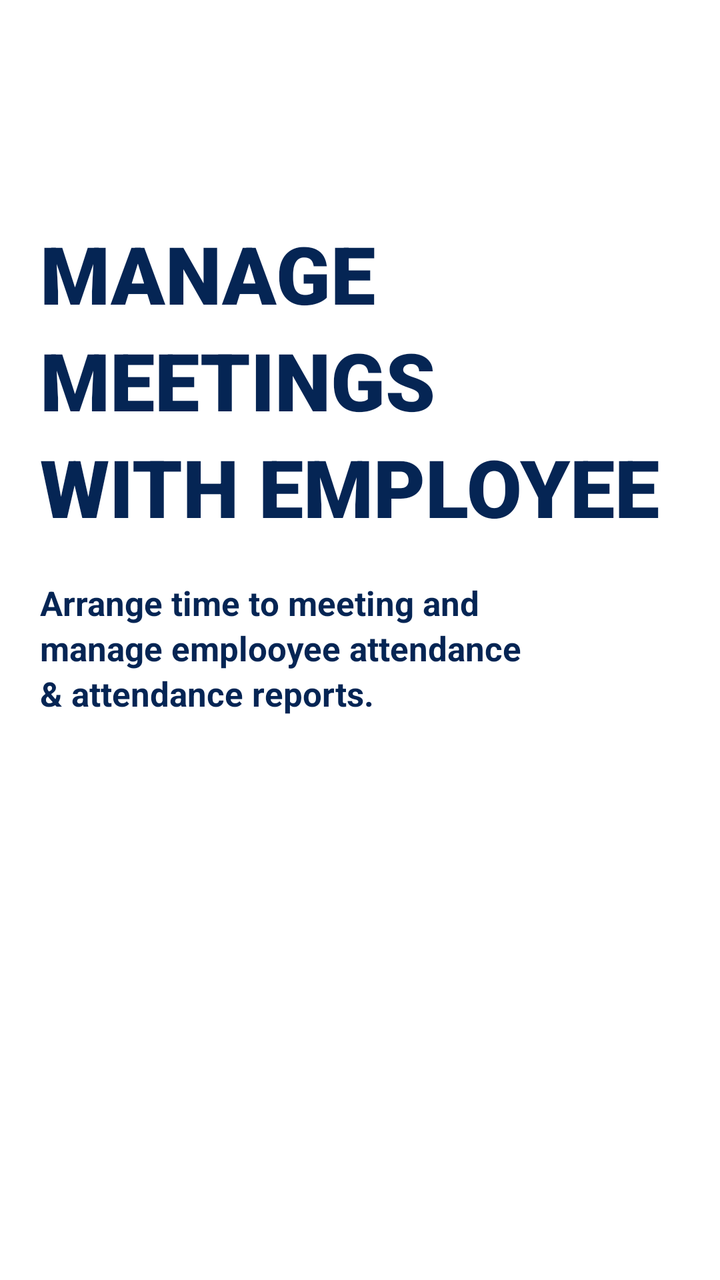
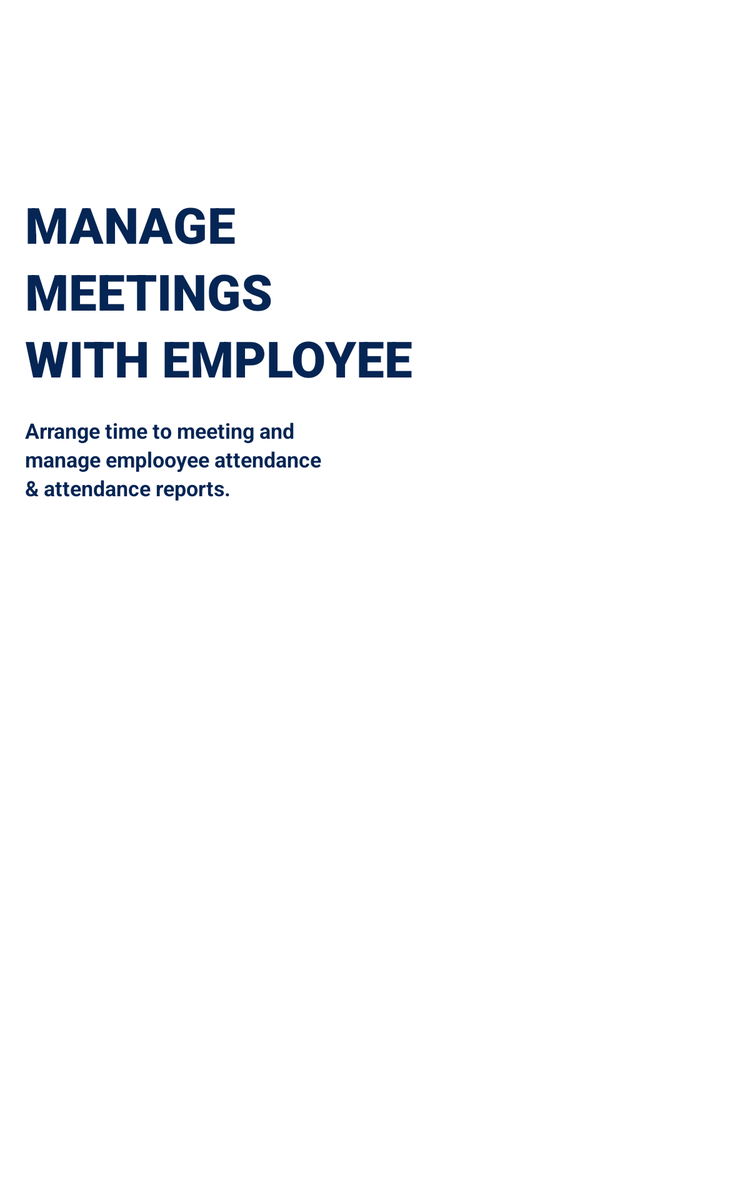

The same Android screen from two of the app's own layout files: first res/layout/ as a phone draws it, then the repository's variant for another configuration, drawn on a device whose configuration selects that folder. Both files follow.
<!-- AndroidManifest.xml: application theme AppTheme -->
<!-- res/layout/slide1.xml -->
<?xml version="1.0" encoding="utf-8"?>
<LinearLayout xmlns:android="http://schemas.android.com/apk/res/android"
    android:orientation="vertical"
    android:background="@android:color/white"
    android:layout_width="match_parent"
    android:layout_height="match_parent">

    <LinearLayout
        android:layout_width="match_parent"
        android:layout_height="wrap_content"
        android:layout_marginTop="80dp"
        android:background="@android:color/white"
        android:orientation="vertical">

        <LinearLayout
            android:id="@+id/slider1Title"
            android:layout_width="wrap_content"
            android:orientation="vertical"
            android:layout_marginTop="30dp"
            android:layout_marginLeft="20dp"
            android:layout_height="wrap_content"
            android:background="@android:color/white">

            <TextView
                android:layout_width="wrap_content"
                android:layout_height="wrap_content"
                android:fontFamily="sans-serif-black"
                android:text="MANAGE"
                android:textAllCaps="true"
                android:textColor="#052554"
                android:textSize="40dp"
                android:textStyle="bold" />

            <TextView
                android:layout_width="wrap_content"
                android:layout_height="wrap_content"
                android:text="meetings"
                android:fontFamily="sans-serif-black"
                android:textAllCaps="true"
                android:textColor="#052554"
                android:textSize="40dp"
                android:textStyle="bold" />

            <TextView
                android:layout_width="wrap_content"
                android:layout_height="wrap_content"
                android:fontFamily="sans-serif-black"
                android:text="With Employee"
                android:textAllCaps="true"
                android:textColor="#052554"
                android:textStyle="bold"
                android:textSize="40dp"
                />
        </LinearLayout>

        <LinearLayout
            android:id="@+id/contentP"
            android:layout_width="wrap_content"
            android:layout_height="wrap_content"
            android:orientation="vertical"
            android:background="@android:color/white"
            android:layout_marginLeft="20dp"
            android:layout_marginTop="20dp">


            <TextView
                android:layout_width="wrap_content"
                android:layout_height="wrap_content"
                android:text="Arrange time to meeting and "
                android:textColor="#052554"
                android:textSize="17dp"
                android:textStyle="bold" />

            <TextView
                android:layout_width="wrap_content"
                android:layout_height="wrap_content"
                android:text="manage emplooyee attendance"
                android:textColor="#052554"
                android:textSize="17dp"
                android:textStyle="bold" />

            <TextView
                android:layout_width="wrap_content"
                android:layout_height="wrap_content"
                android:text="&amp; attendance reports."
                android:textColor="#052554"
                android:textSize="17dp"
                android:textStyle="bold" />


        </LinearLayout>

        <RelativeLayout
            android:layout_width="match_parent"
            android:layout_height="250dp"
            android:layout_marginTop="30dp">

            <ImageView
                android:layout_width="match_parent"
                android:layout_height="match_parent"
                android:src="@drawable/employee">
            </ImageView>
        </RelativeLayout>


    </LinearLayout>

</LinearLayout>
<!-- resources referenced by this layout -->
<resources>
  <style name="AppTheme" parent="Theme.AppCompat.Light.NoActionBar">
          
          <item name="colorPrimary">@color/colorPrimary</item>
          <item name="colorPrimaryDark">@color/colorPrimaryDark</item>
          <item name="colorAccent">@color/colorAccent</item>
  
          <item name="android:statusBarColor">@android:color/white</item>
          <item name="android:windowLightStatusBar">true</item>
      </style>
  <color name="colorPrimary">#008577</color>
  <color name="colorPrimaryDark">#00574B</color>
  <color name="colorAccent">#D81B60</color>
</resources>
<!-- res/layout-sw410dp/slide1.xml (the repository's variant of the layout above) -->
<!-- drawn on a 7-inch tablet held upright -->
<?xml version="1.0" encoding="utf-8"?>
<androidx.constraintlayout.widget.ConstraintLayout xmlns:android="http://schemas.android.com/apk/res/android"
    xmlns:app="http://schemas.android.com/apk/res-auto"
    android:background="@android:color/white"
    android:layout_width="match_parent"
    android:layout_height="match_parent">

    <LinearLayout
        android:layout_width="match_parent"
        android:layout_height="wrap_content"
        android:background="@android:color/white"
        android:orientation="vertical"
        app:layout_constraintBottom_toBottomOf="parent"
        app:layout_constraintEnd_toEndOf="parent"
        app:layout_constraintHorizontal_bias="0.0"
        app:layout_constraintStart_toStartOf="parent"
        app:layout_constraintTop_toTopOf="parent"
        app:layout_constraintVertical_bias="0.323">

        <LinearLayout
            android:id="@+id/slider1Title"
            android:layout_width="wrap_content"
            android:layout_height="wrap_content"
            android:layout_marginLeft="20dp"
            android:layout_marginTop="20dip"
            android:background="@android:color/white"
            android:orientation="vertical">

            <TextView
                android:layout_width="wrap_content"
                android:layout_height="wrap_content"
                android:fontFamily="sans-serif-black"
                android:text="MANAGE"
                android:textAllCaps="true"
                android:textColor="#052554"
                android:textSize="40dip"
                android:textStyle="bold" />

            <TextView
                android:layout_width="wrap_content"
                android:layout_height="wrap_content"
                android:fontFamily="sans-serif-black"
                android:text="meetings"
                android:textAllCaps="true"
                android:textColor="#052554"
                android:textSize="40dip"
                android:textStyle="bold" />

            <TextView
                android:layout_width="wrap_content"
                android:layout_height="wrap_content"
                android:fontFamily="sans-serif-black"
                android:text="With Employee"
                android:textAllCaps="true"
                android:textColor="#052554"
                android:textSize="40dip"
                android:textStyle="bold" />
        </LinearLayout>

        <LinearLayout
            android:id="@+id/contentP"
            android:layout_width="wrap_content"
            android:layout_height="wrap_content"
            android:layout_marginLeft="20dp"
            android:layout_marginTop="20dp"
            android:background="@android:color/white"
            android:orientation="vertical">


            <TextView
                android:layout_width="wrap_content"
                android:layout_height="wrap_content"
                android:text="Arrange time to meeting and "
                android:textColor="#052554"
                android:textSize="17dp"
                android:textStyle="bold" />

            <TextView
                android:layout_width="wrap_content"
                android:layout_height="wrap_content"
                android:text="manage emplooyee attendance"
                android:textColor="#052554"
                android:textSize="17dp"
                android:textStyle="bold" />

            <TextView
                android:layout_width="wrap_content"
                android:layout_height="wrap_content"
                android:text="&amp; attendance reports."
                android:textColor="#052554"
                android:textSize="17dp"
                android:textStyle="bold" />


        </LinearLayout>

        <RelativeLayout
            android:layout_width="match_parent"
            android:layout_height="250dp"
            android:layout_marginTop="30dip">

            <ImageView
                android:layout_width="match_parent"
                android:layout_height="match_parent"
                android:src="@drawable/employee"></ImageView>
        </RelativeLayout>


    </LinearLayout>

</androidx.constraintlayout.widget.ConstraintLayout>
